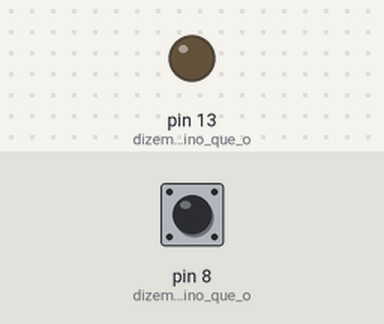
This sketch was run on a simulated Arduino Uno, built with avr-gcc and run on an emulated ATmega328P. Shown: output pins drawn as LEDs (lit = HIGH). The test bench sets the inputs (shaded band); at power-on: pin 8 (dizemos_ao_arduino_que_o) LOW.

Above: at 1.2 s.
1.3 s: pin 8 (dizemos_ao_arduino_que_o) driven HIGH
At 2.4 s:
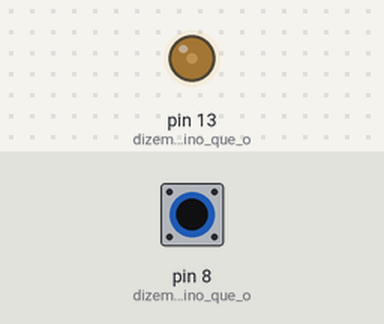
2.8 s: pin 8 (dizemos_ao_arduino_que_o) pulsed LOW 2 times (0.12 s each, 0.3 s apart)
At 3.06 s:
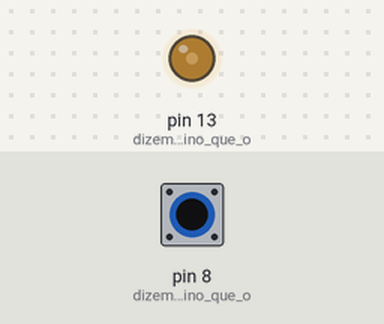
4.9 s: pin 8 (dizemos_ao_arduino_que_o) driven LOW
At 5.6 s:
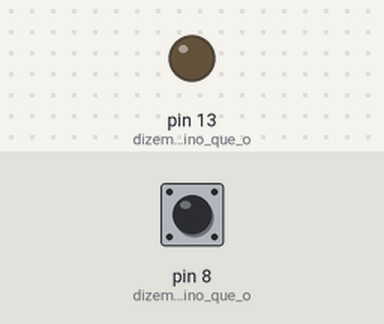
Timing chart, 0 to 7.9 s (numbered marks = the images above; inputs shaded):
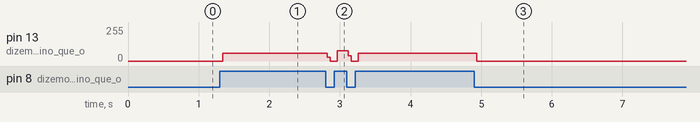

Measured:
- after the input at 1.3 s, pin 13 (dizemos_ao_arduino_que_o): 0/255 → 59/255 at once
- after the input at 2.8 s, pin 13 (dizemos_ao_arduino_que_o): 59/255 → 0/255 at once, → 78/255 0.14 s later, → 0/255 0.16 s later, → 59/255 0.14 s later
- after the input at 4.9 s, pin 13 (dizemos_ao_arduino_que_o): 59/255 → 0/255 at once

The sketch:

LED_with_pushbutton.ino
```cpp
boolean on = false; //Variavel que determina se o LED deverá ser acesso ou apagado

//Função setup, é executada toda ver que o arduino é iniciado
void setup() {
  pinMode(13, OUTPUT); //dizemos ao arduino que o pino digital 13 será de saida
  pinMode(8, INPUT); //dizemos ao arduino que o pino digital 8 será de entrada
  Serial.begin(9600); //iniciamos a comunicação serial com bound rate de 9600
}

//Função loop, enquando o arduino estiver ligado esse função é executada infinitamente
void loop() {
  //Verificamos se o botão foi pressionado
  if(digitalRead(8) == HIGH){
    digitalWrite(13, HIGH);
    //como o loop é muito rápido, damos um delay de 100 milissegundos antes de acender ou apagar o led
    //delay(100);

    //toda vez que pressionamos o botão alternamos o valor da variavel on
    //on = !on;

    //se a variavel for Verdadeira
    /*if(on){
      //ligo o pino gital 13
      digitalWrite(13, HIGH);
      //escrevo no monitor serial "Ligado"
      Serial.println("Ligado");
    //caso a variavel on seja falsa
    }else{
      //desligamos o pino 13
      digitalWrite(13, LOW);
      //escrevemos no monitor serial "Desligado"
      Serial.println("Desligado");
    }*/
  }
  digitalWrite(13, LOW);
}
```
